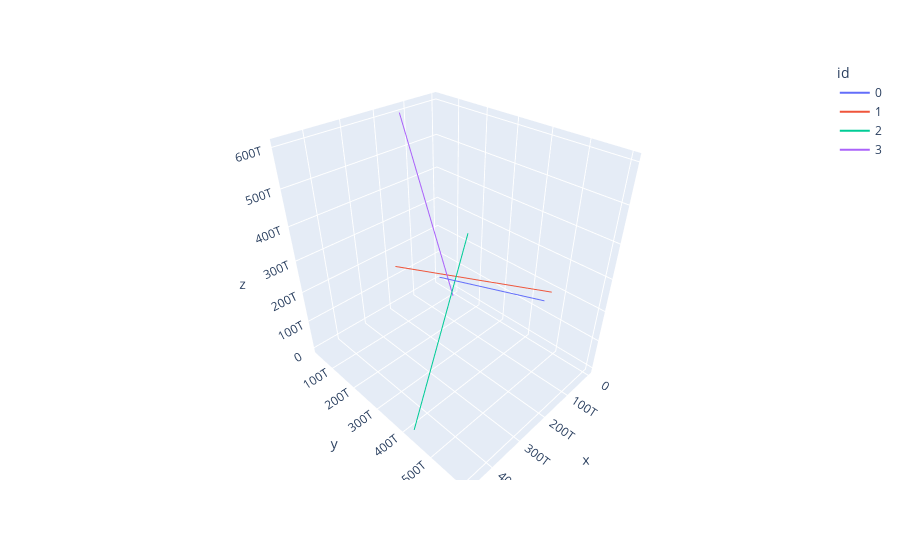

Notebook code for this chart:
### Code cell
# Choices: scatter_3d, line_3d
fig = px.line_3d(hail, x="x", y="y", z="z", color="id")
fig.show()

### Figure 1 — Plotly figure (JSON) as saved in the notebook; plotly's stock layout.template omitted (floating-point values rounded to 4 significant figures)
{"data": [{"hovertemplate": "id=0<br>x=%{x}<br>y=%{y}<br>z=%{z}<extra></extra>", "legendgroup": "0", "line": {"color": "#636efa", "dash": "solid"}, "marker": {"symbol": "circle"}, "mode": "lines", "name": "0", "scene": "scene", "showlegend": true, "type": "scatter3d", "x": [344503265587754, 11], "y": [394181872935272, 449102683391289], "z": [376338710786779, 146669867061617]}, {"hovertemplate": "id=1<br>x=%{x}<br>y=%{y}<br>z=%{z}<extra></extra>", "legendgroup": "1", "line": {"color": "#EF553B", "dash": "solid"}, "marker": {"symbol": "circle"}, "mode": "lines", "name": "1", "scene": "scene", "showlegend": true, "type": "scatter3d", "x": [293577250654200, 222278031838979], "y": [176398758803665, 599999999999978], "z": [272206447651388, 381252311721726]}, {"hovertemplate": "id=2<br>x=%{x}<br>y=%{y}<br>z=%{z}<extra></extra>", "legendgroup": "2", "line": {"color": "#00cc96", "dash": "solid"}, "marker": {"symbol": "circle"}, "mode": "lines", "name": "2", "scene": "scene", "showlegend": true, "type": "scatter3d", "x": [227838629808858, 466208414657508], "y": [367321356713508, 425996996060868], "z": [425398385268402, 42]}, {"hovertemplate": "id=3<br>x=%{x}<br>y=%{y}<br>z=%{z}<extra></extra>", "legendgroup": "3", "line": {"color": "#ab63fa", "dash": "solid"}, "marker": {"symbol": "circle"}, "mode": "lines", "name": "3", "scene": "scene", "showlegend": true, "type": "scatter3d", "x": [297081053375721, 131469328861935], "y": [388848043410867, 30022640297664], "z": [296378505058047, 599999999999988]}], "layout": {"autosize": true, "legend": {"title": {"text": "id"}, "tracegroupgap": 0}, "margin": {"t": 60}, "scene": {"aspectmode": "auto", "aspectratio": {"x": 0.8598, "y": 1.051, "z": 1.107}, "domain": {"x": [0, 1], "y": [0, 1]}, "xaxis": {"title": {"text": "x"}, "type": "linear"}, "yaxis": {"title": {"text": "y"}, "type": "linear"}, "zaxis": {"title": {"text": "z"}, "type": "linear"}}}}
